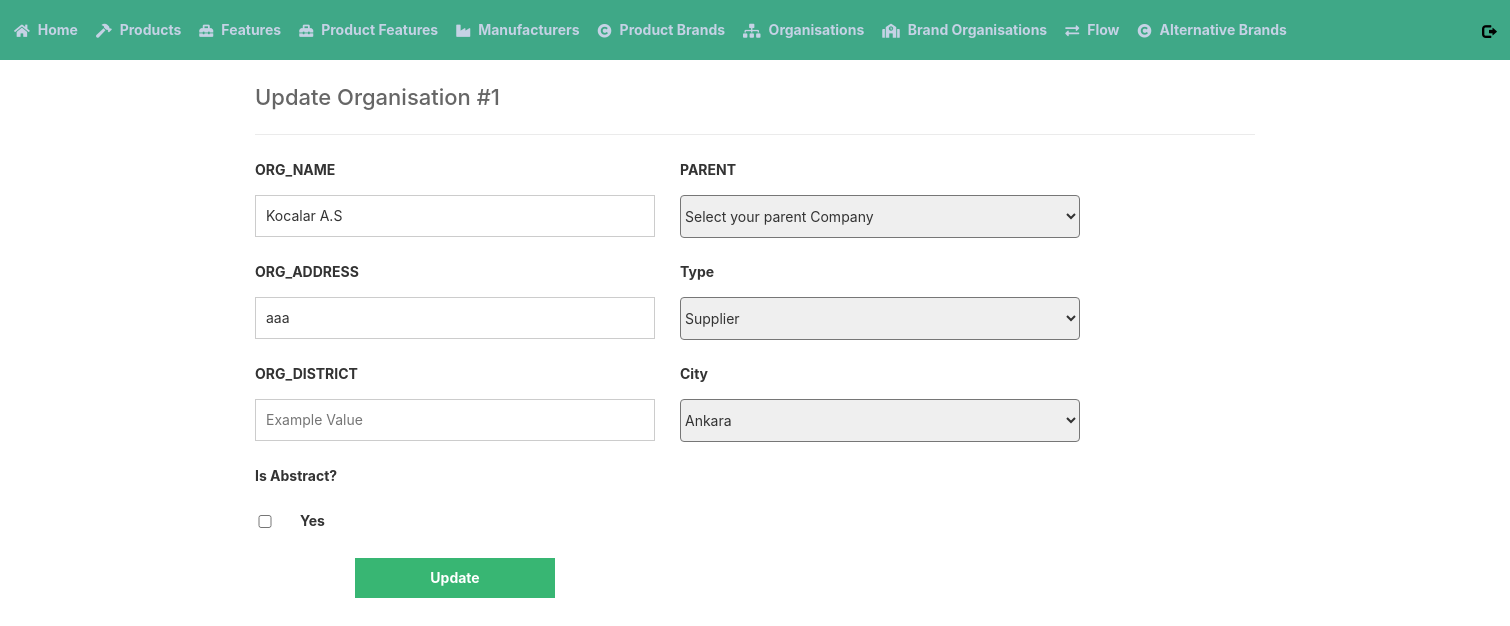
/update_organisation.php?ORG_ID=1, run on an earlier commit of the app's database.
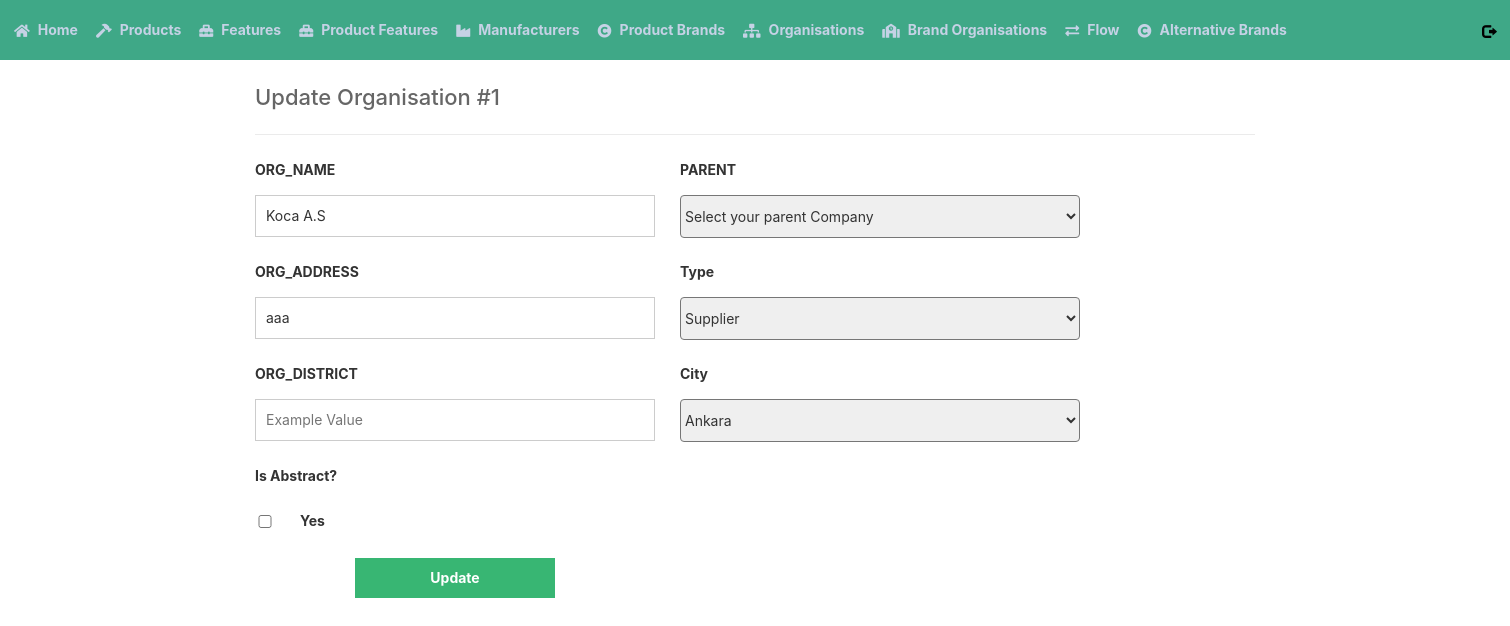
And on a later commit of the database.
### tables this page shows
CREATE TABLE `organisations` (
  `ORG_ID` int(11) NOT NULL,
  `ORG_NAME` varchar(100) NOT NULL,
  `PARENT_ORG` int(11) NOT NULL,
  `ORG_ABSTRACT` tinyint(1) NOT NULL,
  `ORG_ADDRESS` varchar(200) NOT NULL,
  `ORG_CITY` int(11) NOT NULL,
  `ORG_DISTRICT` varchar(50) DEFAULT NULL,
  `ORG_TYPE` int(11) NOT NULL
);

### update_organisation.php (the view, shortened to what this page needs)
<?php
include 'functions.php';
include 'connect.php';
$pdo = pdo_connect_mysql();
if (isset($_GET['ORG_ID'])) {
    $stmt = $pdo->prepare('SELECT * FROM ORGANISATIONS WHERE ORG_ID = ?');
    $stmt->execute([$_GET['ORG_ID']]);
    $organisation = $stmt->fetch(PDO::FETCH_ASSOC);
} else {
    exit('No ORG_ID is selected!');
}
?>
<?=template_header('Update organisation')?>
<div class="content update">
	<h2>Update Organisation #<?=$organisation['ORG_ID']?></h2>
    <form action="update_organisation.php?ORG_ID=<?=$organisation['ORG_ID']?>" method="post">
        <label for="ORG_NAME">ORG_NAME</label>
        <label for="ORG_PARENT">PARENT</label>
        <input type="text" name="org-name" placeholder="Value" value="<?=$organisation['ORG_NAME']?>" required="required">
        <select  name="parent"  required="required" >
                <option value="" disabled selected>   Select your parent Company   </option>
        </select>
        <label for="ORG_ADDRESS">ORG_ADDRESS</label>
        <label for="ORG_TYPE">Type</label>
        <input type="text" name="address" placeholder="Value" value="<?=$organisation['ORG_ADDRESS']?>" >
        <select  name="type"  >
                <option>Supplier</option>
        </select>
        <label for="ORG_DISTRICT">ORG_DISTRICT</label>
        <label for="ORG_CITY">City</label>
        <input type="text" name="district" placeholder="Example Value" value="<?=$organisation['ORG_DISTRICT']?>" >
        <select  name="city"  required="required"  >
                <?php  $sql = "SELECT CITY_NAME FROM COUNTRY_CITY";
                       $result = mysqli_query($conn,$sql);
                       while($row = mysqli_fetch_assoc($result)) {        ?>
                            <option><?php echo $row["CITY_NAME"] ;  ?></option>
                       <?php   }           ?>
        </select>
        <label for="ORG_ABSTRACT">Is Abstract?</label>
        <label></label>
        <label><input style="width: 20px" type="checkbox" name="abstract"> Yes</label>
        <label></label>
        <input type="submit" name= "submit" value="Update" style="margin: 0px 0px 0px 100px ;">
    </form>
</div>
<?=template_footer()?>

What changed in the data, as far as the page shows it:
changed organisations "aaa": org-name "Kocalar A.S" → "Koca A.S"
